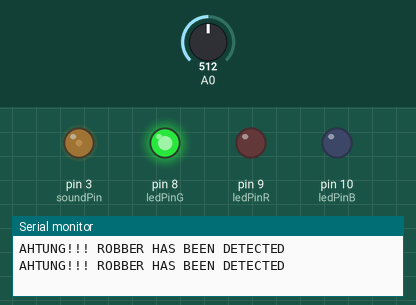
Recording of a sketch running on a simulated Arduino Uno, built with avr-gcc and run on an emulated ATmega328P. Parts: output pins drawn as LEDs (lit = HIGH), the last lines printed to the serial monitor. Dashed ring = blinking. The test bench sets the inputs (shaded band); at power-on: A0 = 512.

Above: at 3.7 s.
3.8 s: A0 set to 492
At 5.0 s:
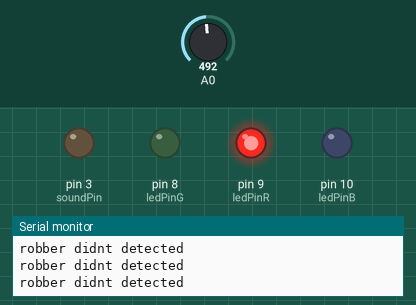
6.0 s: A0 set to 510
At 6.9 s:
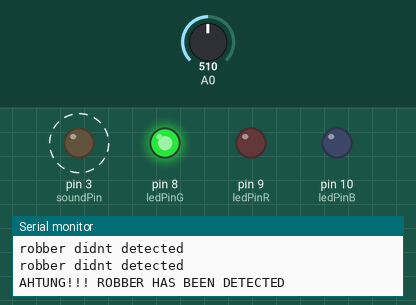
10.0 s: A0 set to 490
At 11.0 s:
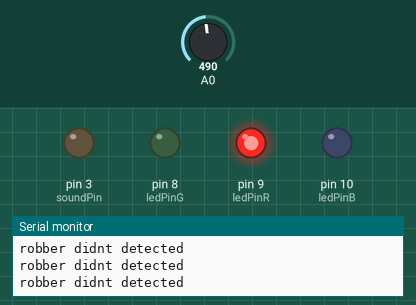
11.5 s: A0 set to 511
At 11.9 s:
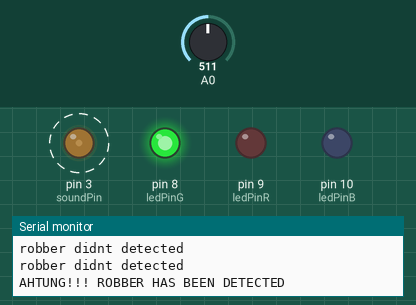
Timing chart, 0 to 16.5 s (numbered marks = the images above; inputs shaded):
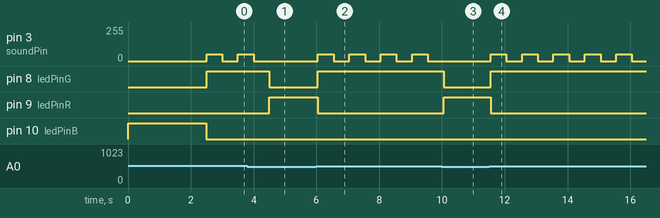

Measured:
- the behaviour switches between 501 and 500 on A0 (found by bisection; images 0 and 1)
- after the input at 3.8 s, pin 3 (soundPin): goes on until 4.0 s, then stays 0/255; pin 8 (ledPinG): HIGH → LOW after 0.70 s; pin 9 (ledPinR): LOW → HIGH after 0.70 s
- after the input at 6.0 s, pin 3 (soundPin): alternates 50/255 for 0.50 s and 0/255 for 0.50 s, starting after 0.05 s; pin 8 (ledPinG): LOW → HIGH after 0.05 s; pin 9 (ledPinR): HIGH → LOW after 0.05 s
- after the input at 10.0 s, pin 3 (soundPin): stays 0/255 (without the input it goes to 50/255 after 0.05 s); pin 8 (ledPinG): HIGH → LOW after 0.05 s; pin 9 (ledPinR): LOW → HIGH after 0.05 s
- after the input at 11.5 s, pin 3 (soundPin): alternates 50/255 for 0.50 s and 0/255 for 0.50 s, starting after 0.05 s; pin 8 (ledPinG): LOW → HIGH after 0.05 s; pin 9 (ledPinR): HIGH → LOW after 0.05 s

The sketch:

RGN_20MODUL_2BMOVMENT_20SENSOR_copy_20211102150824.ino
```cpp
#define ledPinG 8
#define ledPinR 9
#define ledPinB 10
int soundPin=3;
boolean trigger=false;
void setup() {
 Serial.begin(9600);

pinMode(ledPinG, OUTPUT);
pinMode(ledPinR, OUTPUT);
pinMode(ledPinB, OUTPUT);
pinMode(soundPin, OUTPUT);
digitalWrite(ledPinB, HIGH);
delay(2500);
digitalWrite(ledPinB,LOW);


}


void loop() {

  if(analogRead(A0) > 500){

    trigger=true;
    Serial.println("AHTUNG!!! ROBBER HAS BEEN DETECTED");
    digitalWrite(ledPinG, HIGH);
    digitalWrite(ledPinR, LOW);
    analogWrite(soundPin,50);
    delay(500);
    analogWrite(soundPin,0);
    delay(500);

  }else{

trigger=false;
Serial.println("robber didnt detected");
digitalWrite(ledPinR, HIGH);
digitalWrite(ledPinG, LOW);

  }


}
```
